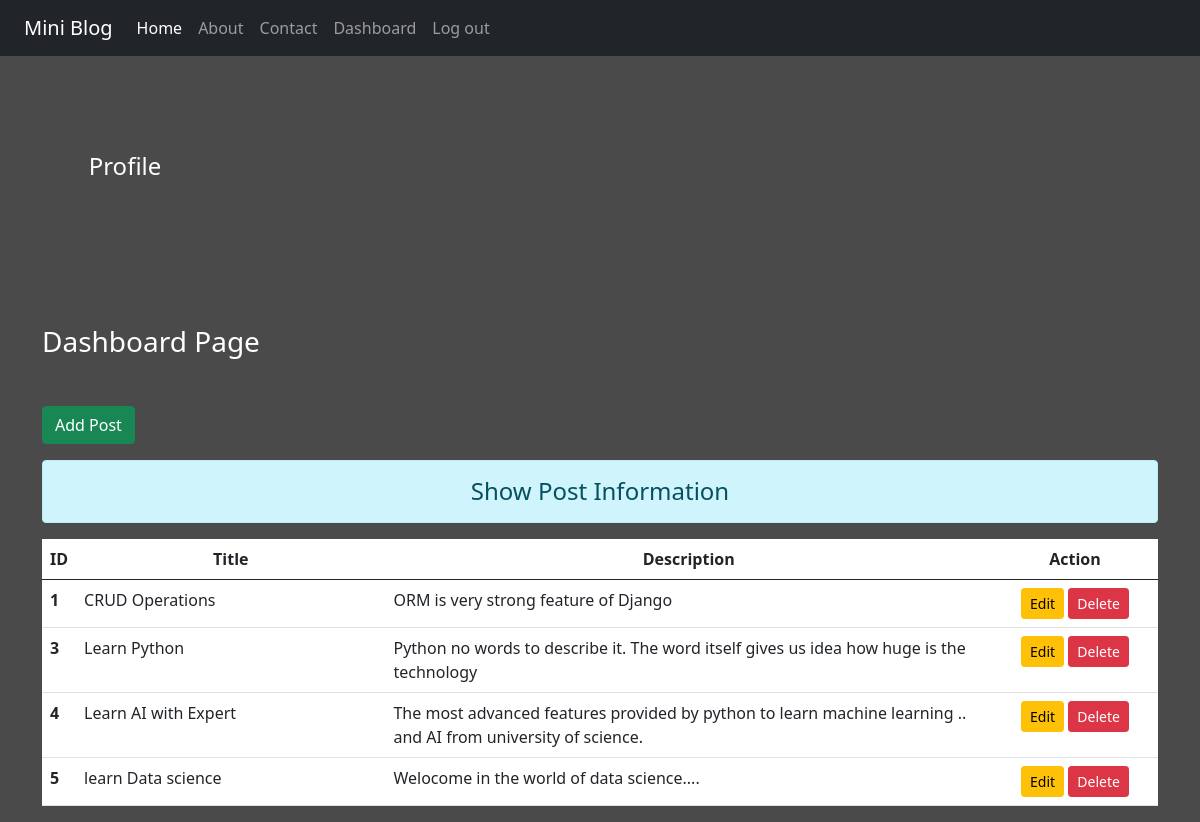
The page /dashboard/ (signed in) on the database its author committed.
### blog/models.py (models this page shows)
class Post(models.Model):
    title = models.CharField(max_length=150)
    desc = models.TextField()

### blog/views.py (the view)
# urls.py: path('dashboard/', views.dashboard, name='dashboard'),
def dashboard(request):
    if request.user.is_authenticated:
        posts = Post.objects.all()
        user = request.user
        full_name = user.get_full_name()
        gps = user.groups.all()
        return render(request, 'blog/dashboard.html',{'posts': posts, 'full_name':full_name ,'groups':gps})
    else:
        return HttpResponseRedirect('/login/')

### blog/templates/blog/dashboard.html (shortened to what this page needs)
{% extends 'blog/base.html' %}
{% load static %}
{% block side %}
<div class="col-sm-2 text-white my-5 text-center">
    <h4 class="my-5">Profile</h4>
</div>
{% endblock side %}
 {% block content %}
 <div class="cols-sm-10">
     <h3 class="text-white my-5">Dashboard Page</h3>
     <a href="{% url 'addpost' %}" class="btn btn-success">Add Post</a>
     <h4 class="text-center alert alert-info mt-3">Show Post Information </h4>
     {% if posts %}
     <table class="table table-hover bg-white">
         <thead>
             <tr class="text-center">
                 <th scope="col" style="width:2%">ID</th>
                 <th scope="col" style="width:28%">Title</th>
                 <th scope="col" style="width:55%">Description</th>
                 <th scope="col" style="width:15%">Action</th>
             </tr>
         </thead>
        <tbody>
            {% for post in posts %}
             <tr>
                 <th scope="row">{{ post.id }}</th>
                 <td>{{ post.title }}</td>
                 <td>{{ post.desc }}</td>
                 <td class="text-center">
                     <a href="{% url 'updatepost'  post.id %}" class="btn btn-warning btn-sm">Edit</a>
                     {% if perms.blog.delete_post %}
                     <form action="{% url 'deletepost' post.id %}" method="post" class="d-inline">
                      <input type="submit" class="btn btn-danger btn-sm " value="Delete">
                     </form>
                     {% endif %}
                </td>
             </tr>
             {% endfor %}
        </tbody>
     </table>
     {% else %}
     <h4 class="text-center alert alert-warning">No Records</h4>
     {% endif %}
 </div>
 {% endblock content %}

### blog/templates/blog/base.html (shortened to what this page needs)
<!DOCTYPE html>
{% load static %}
<html  lang="en">
<head>
    <link rel="stylesheet" href="{% static 'blog/css/bootstrap.css' %}">
    <link rel="stylesheet" href="{% static 'blog/css/style.css' %}">
</head>
<body>
    <div class="container-fluid bg-dark">
    {% include 'blog/navbar.html' %}
    </div>
    <div class="container">
        <div class="row">
            {% block  side %}
            {% endblock side %}
            {% block content %}
            {% endblock  %}
        </div>
    </div >
</body>
</html>

### blog/templates/blog/navbar.html (shortened to what this page needs)
<nav class="navbar navbar-expand-lg navbar-dark bg-dark">
    <div class="container-fluid">
      <a class="navbar-brand" href="#">Mini Blog</a>
      <div class="collapse navbar-collapse" id="navbarNav">
        <ul class="navbar-nav">
          <li class="nav-item">
            <a class="nav-link active" aria-current="page" href="/">Home</a>
          </li>
          <li class="nav-item">
            <a class="nav-link" href="{% url 'about' %}">About</a>
          </li>
          <li class="nav-item">
            <a class="nav-link" href="{% url 'contact' %}">Contact</a>
          </li>
          {% if request.user.is_authenticated %}
          <li class="nav-item">
            <a class="nav-link" href="{% url 'dashboard' %}">Dashboard</a>
          </li>
          <li class="nav-item">
            <a class="nav-link" href="{% url 'logout' %}">Log out</a>
          </li>
          {% endif %}
        </ul>
      </div>
    </div>
  </nav>

### blog/static/blog/css/style.css (style rules this page uses)
body { background-color: rgb(75, 74, 74); color:antiquewhite; }

### rows shown on the page
Post: id "1", title "CRUD Operations", desc "ORM is very strong feature of Django"
Post: id "3", title "Learn Python", desc "Python no words to describe it. The word itself gives us idea how huge is the technology"
Post: id "4", title "Learn AI with Expert", desc "The most advanced features provided by python to learn machine learning .. and AI from university of science."
Post: id "5", title "learn Data science", desc "Welocome in the world of data science...."
